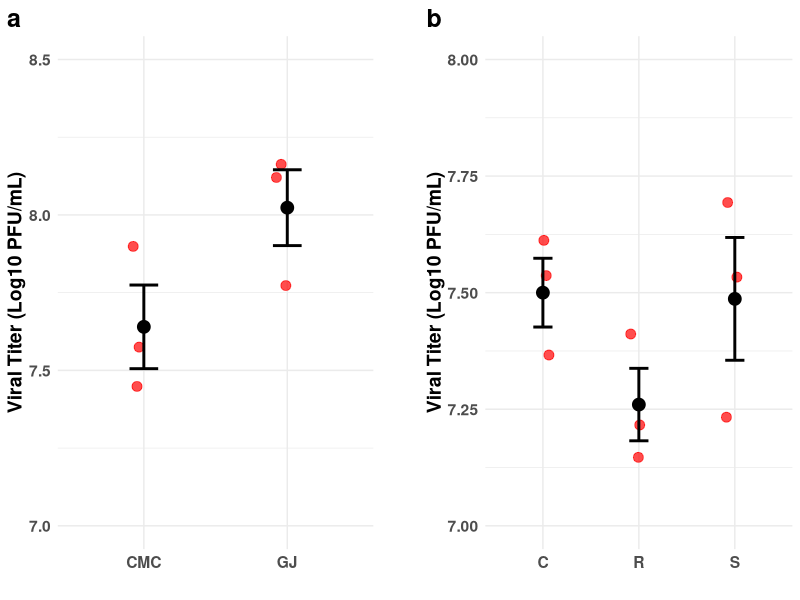

Reproduce this figure in R.
library(ggplot2)
library(dplyr)

data <- data.frame(
  formulation = rep(c("GJ", "CMC"), each = 3),
  titer = c(8.13, 7.78, 8.16, 7.90, 7.45, 7.57) #Log10 viral titer at T=0 of each replicate
)

# Compute summary stats
summary_data <- data %>%
  group_by(formulation) %>%
  summarise(
    mean = mean(titer),
    sd = sd(titer),
    se = sd / sqrt(n())
  )

# Plot
p1 <- ggplot(summary_data, aes(x = formulation, y = mean)) +
  geom_jitter(data = data, aes(x = formulation, y = titer), width = 0.1, size = 3, alpha = 0.7, color = "red") + 
  geom_errorbar(aes(ymin = mean - se, ymax = mean + se), width = 0.2, linewidth = 1) + 
  geom_point(aes(y = mean), color = "black", size = 4) + 
  theme_minimal() +
  labs(x = "", y = "Viral Titer (Log10 PFU/mL)") +
  theme(text = element_text(size = 14, face = "bold")) +
  ylim(7, 8.5)

################################################################################
################################################################################
#### Assay 2 ###################################################################


data <- data.frame(
  formulation = rep(c("C", "R", "S"), each = 3),
  titer = c(7.53, 7.61, 7.36,
            7.41, 7.22, 7.15, 
            7.69, 7.53, 7.24) #Log10 viral titer at T=0 of each replicate
)

# Compute summary stats
summary_data <- data %>%
  group_by(formulation) %>%
  summarise(
    mean = mean(titer),
    sd = sd(titer),
    se = sd / sqrt(n())
  )

# Plot
p2 <- ggplot(summary_data, aes(x = formulation, y = mean)) +
  geom_jitter(data = data, aes(x = formulation, y = titer), width = 0.1, size = 3, alpha = 0.7, color = "red") + 
  geom_errorbar(aes(ymin = mean - se, ymax = mean + se), width = 0.2, linewidth = 1) + 
  geom_point(aes(y = mean), color = "black", size = 4) + 
  theme_minimal() +
  labs(x = "", y = "Viral Titer (Log10 PFU/mL)") +
  theme(text = element_text(size = 14, face = "bold")) +
  ylim(7, 8.0)


################################################################################

library(cowplot)
library(grid)

# Spacer grob (fixed-width blank column)
spacer <- ggdraw() + theme_void()

# Column 1 = A over C
col1 <- plot_grid(
  NULL,
  p1, 
  ncol = 1,
  rel_heights = c(0.05, 1),
  align = "v",
  axis = "l",
  labels = c("a"),
  label_size = 18,
  label_fontface = "bold"
)

# Column 2 = B over D
col2 <- plot_grid(
  NULL,
  p2, 
  ncol = 1,
  rel_heights = c(0.05, 1),
  align = "v",
  axis = "l",
  labels = c("b"),
  label_size = 18,
  label_fontface = "bold"
)


# Combine with a spacer column in the middle
figure_S4 <- plot_grid(
  col1,
  spacer,
  col2,
  nrow = 1,
  rel_widths = c(1, 0.1, 1)   # adjust spacer width as needed
)

figure_S4


